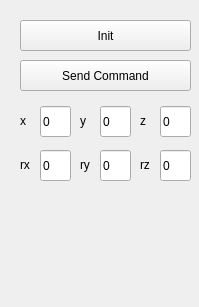
<?xml version="1.0" encoding="UTF-8"?>
<ui version="4.0">
 <class>Form</class>
 <widget class="QWidget" name="Form">
  <property name="geometry">
   <rect>
    <x>0</x>
    <y>0</y>
    <width>199</width>
    <height>307</height>
   </rect>
  </property>
  <property name="windowTitle">
   <string>Form</string>
  </property>
  <widget class="QPushButton" name="launch_node_button">
   <property name="geometry">
    <rect>
     <x>20</x>
     <y>20</y>
     <width>171</width>
     <height>31</height>
    </rect>
   </property>
   <property name="text">
    <string>Init</string>
   </property>
  </widget>
  <widget class="QLineEdit" name="x_box">
   <property name="geometry">
    <rect>
     <x>40</x>
     <y>106</y>
     <width>31</width>
     <height>31</height>
    </rect>
   </property>
   <property name="text">
    <string>0</string>
   </property>
  </widget>
  <widget class="QLabel" name="label">
   <property name="geometry">
    <rect>
     <x>20</x>
     <y>110</y>
     <width>21</width>
     <height>21</height>
    </rect>
   </property>
   <property name="text">
    <string>x</string>
   </property>
  </widget>
  <widget class="QPushButton" name="command_button">
   <property name="geometry">
    <rect>
     <x>20</x>
     <y>60</y>
     <width>171</width>
     <height>31</height>
    </rect>
   </property>
   <property name="text">
    <string>Send Command</string>
   </property>
  </widget>
  <widget class="QLineEdit" name="y_box">
   <property name="geometry">
    <rect>
     <x>100</x>
     <y>106</y>
     <width>31</width>
     <height>31</height>
    </rect>
   </property>
   <property name="text">
    <string>0</string>
   </property>
  </widget>
  <widget class="QLabel" name="label_6">
   <property name="geometry">
    <rect>
     <x>80</x>
     <y>110</y>
     <width>21</width>
     <height>21</height>
    </rect>
   </property>
   <property name="text">
    <string>y</string>
   </property>
  </widget>
  <widget class="QLineEdit" name="z_box">
   <property name="geometry">
    <rect>
     <x>160</x>
     <y>106</y>
     <width>31</width>
     <height>31</height>
    </rect>
   </property>
   <property name="text">
    <string>0</string>
   </property>
  </widget>
  <widget class="QLabel" name="label_7">
   <property name="geometry">
    <rect>
     <x>140</x>
     <y>110</y>
     <width>21</width>
     <height>21</height>
    </rect>
   </property>
   <property name="text">
    <string>z</string>
   </property>
  </widget>
  <widget class="QLineEdit" name="rx_box">
   <property name="geometry">
    <rect>
     <x>40</x>
     <y>150</y>
     <width>31</width>
     <height>31</height>
    </rect>
   </property>
   <property name="text">
    <string>0</string>
   </property>
  </widget>
  <widget class="QLabel" name="label_8">
   <property name="geometry">
    <rect>
     <x>80</x>
     <y>154</y>
     <width>21</width>
     <height>21</height>
    </rect>
   </property>
   <property name="text">
    <string>ry</string>
   </property>
  </widget>
  <widget class="QLabel" name="label_9">
   <property name="geometry">
    <rect>
     <x>140</x>
     <y>154</y>
     <width>21</width>
     <height>21</height>
    </rect>
   </property>
   <property name="text">
    <string>rz</string>
   </property>
  </widget>
  <widget class="QLabel" name="label_10">
   <property name="geometry">
    <rect>
     <x>20</x>
     <y>154</y>
     <width>21</width>
     <height>21</height>
    </rect>
   </property>
   <property name="text">
    <string>rx</string>
   </property>
  </widget>
  <widget class="QLineEdit" name="ry_box">
   <property name="geometry">
    <rect>
     <x>100</x>
     <y>150</y>
     <width>31</width>
     <height>31</height>
    </rect>
   </property>
   <property name="text">
    <string>0</string>
   </property>
  </widget>
  <widget class="QLineEdit" name="rz_box">
   <property name="geometry">
    <rect>
     <x>160</x>
     <y>150</y>
     <width>31</width>
     <height>31</height>
    </rect>
   </property>
   <property name="text">
    <string>0</string>
   </property>
  </widget>
 </widget>
 <resources/>
 <connections/>
</ui>
